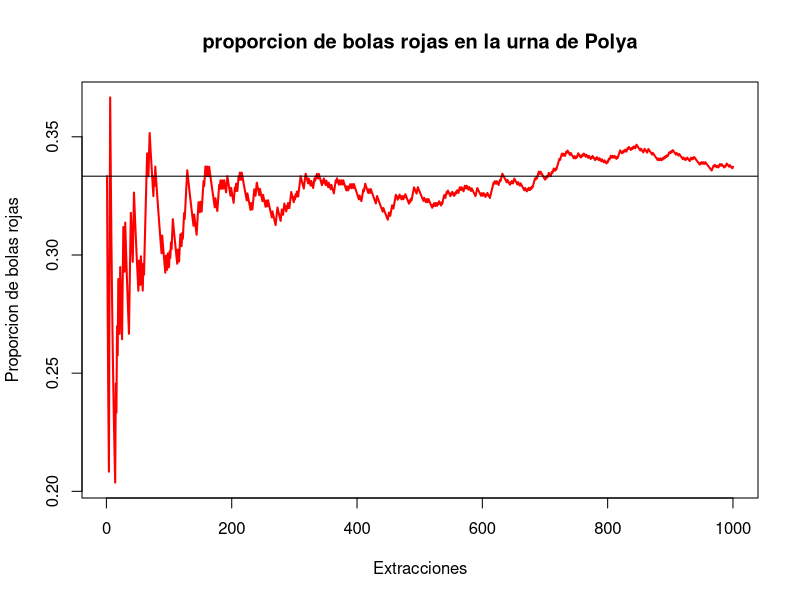

Generate this figure with R:
simular_urna_polya <- function(R, B, c, n) {
  # Vectores para almacenar la proporción de bolas rojas
  proporciones <- rep(0,n)
  rojas<-rep(0,n)
  blancas<-rep(0,n)
  rojas[1]<-R
  blancas[1]<-B
  proporciones[1] <- rojas[1]/(rojas[1]+blancas[1])
  for (i in 2:n) {
    # Extraer una bola al azar (1 = roja, 0 = blanca)
    esroja <- rbinom(1, 1, prob = proporciones[1])
    
    # Actualizar la urna según el color extraído
    if (esroja == 1) {
      rojas[i] <- rojas[i-1] + c
      blancas[i] <- blancas[i-1] # Se agregan c bolas rojas
    }
    # Actualizar la urna según el color extraído
    if (esroja == 0) {
      blancas[i] <- blancas[i-1]+ c
      rojas[i] <- rojas[i-1]# Se agregan c bolas blancas
    }
    # Guardamos la proporción de bolas rojas en la iteración actual
    proporciones[i] <- rojas[i]/(rojas[i]+blancas[i])
  }
  
  return(cbind(rojas,blancas,proporciones))
}

set.seed(999)
resultado <- simular_urna_polya(R = 5, B = 10, c = 3,n = 1000)
resultado
# Gráfico de la evolución de la proporción de bolas rojas
plot(resultado[,3], type = "l", col = "red", lwd = 2, 
     xlab = "Extracciones", ylab = "Proporcion de bolas rojas", 
     main = "proporcion de bolas rojas en la urna de Polya")
PR<-5/(5+10)
abline(h=PR)

